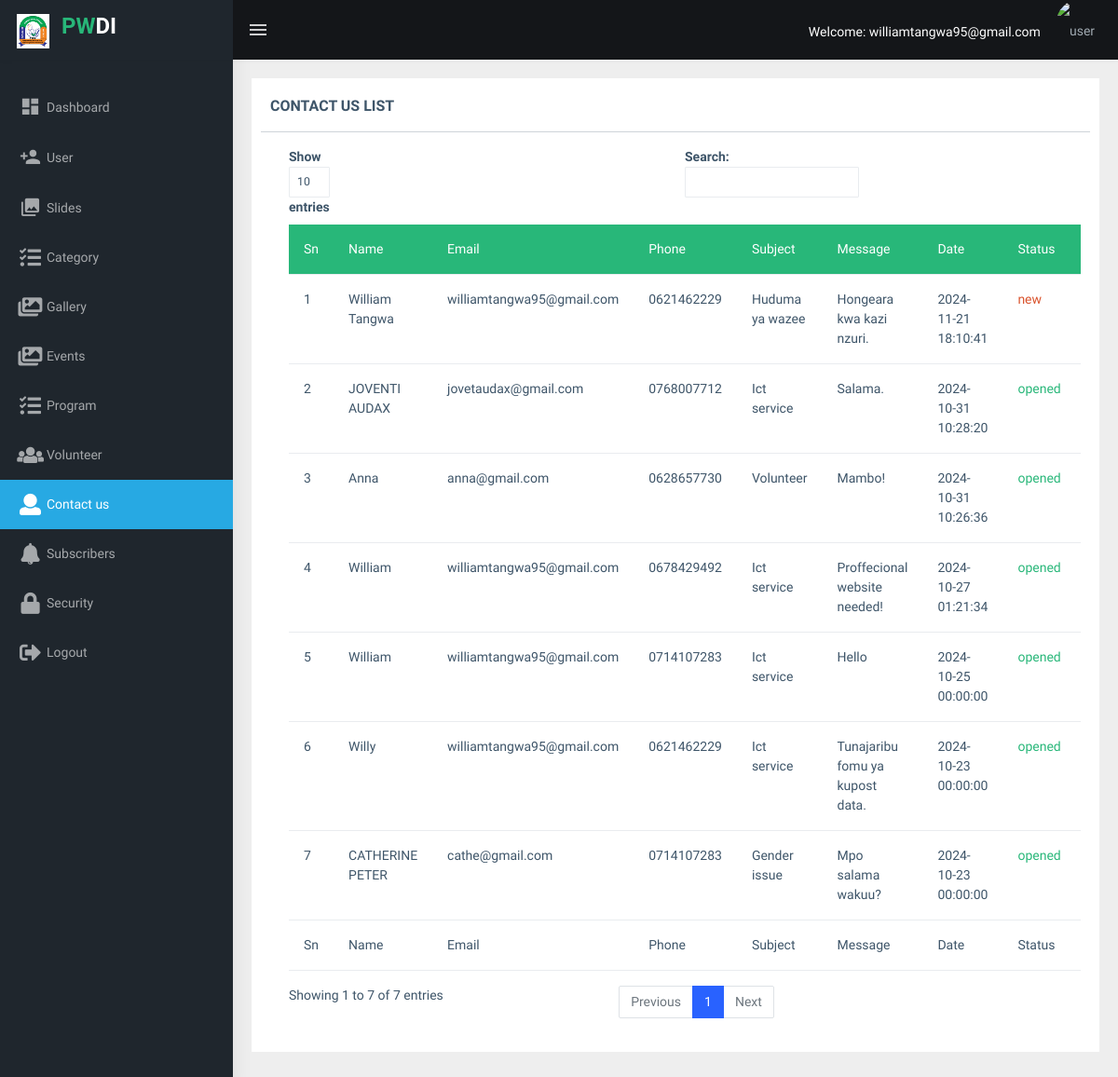
The page /admin/contact-list.php (signed in) on the database its author committed.
### tables this page shows
CREATE TABLE `contact` (
  `contact_id` int(11) NOT NULL,
  `contact_name` varchar(500) NOT NULL,
  `contact_email` varchar(500) NOT NULL,
  `contact_phone` varchar(500) NOT NULL,
  `contact_subject` varchar(500) NOT NULL,
  `contact_message` varchar(500) NOT NULL,
  `contact_date` datetime NOT NULL,
  `contact_status` enum('new','opened') NOT NULL
);

### admin/contact-list.php (the view, shortened to what this page needs)
<!DOCTYPE html>
<html dir="ltr" lang="en">
      <?php
   include 'header.php';
   include_once 'include/pwdi_db.php';
  ?>
  <body>
    <?php
   include 'button.php';
  ?>
      <div class="page-wrapper">
        <div class="container-fluid">
          <div class="row">
            <div class="col-12">
              <div class="card">
                <div class="card-body">
                  <div class="row">
                    <h5 class="card-title">CONTACT US LIST</h5>
                    <hr class="mt-2">
                  </div>
                  <div class="table-responsive">
                    <table
                      id="zero_config"
                      class="table table-hover table-sm"
                    >
                      <thead>
                        <tr class="bg-success">
                          <th class="text-white">Sn</th>
                          <th class="text-white">Name</th>
                          <th class="text-white">Email</th>
                          <th class="text-white">Phone</th>
                          <th class="text-white">Subject</th>
                          <th class="text-white">Message</th>
                          <th class="text-white">Date</th>
                          <th class="text-white">Status</th>
                          <th class="text-white">Action</th>
                        </tr>
                      </thead>
                      <tbody>
                        <?php
                          $sqli="SELECT * FROM `contact` ORDER BY contact_status ASC,contact_date DESC";
                           $result=mysqli_query($conn,$sqli);
                           $count=mysqli_num_rows($result);
                           $i=1;
                           while ($i<=$count){
                           while ($row=mysqli_fetch_assoc($result)){
                              ?>
                              <tr>
                          <td><?php echo $i; ?></td>
                          <td><?php echo $row['contact_name']; ?></td>
                          <td><?php echo $row['contact_email']; ?></td>
                          <td><?php echo $row['contact_phone']; ?></td>
                          <td><?php echo $row['contact_subject']; ?></td>
                          <td><?php echo $row['contact_message']; ?></td>
                          <td><?php echo $row['contact_date']; ?></td>
                            <?php if ($row['contact_status'] == 'new') {
                            ?>
                          <td class="text-danger"><?php echo $row['contact_status']; ?></td>
                        <?php }else{
                          ?>
                           <td class="text-success"><?php echo $row['contact_status']; ?></td>
                          <?php
                        } ?>
                          <form method="POST" action="" class="form-inline">
                          <?php if ($row['contact_status'] == 'new') {
                            ?>
                            <td>
                            </td>
                            <?php
                          }else{
                             ?>
                             <td> <button  type="submit" name="disable" class="btn btn-md btn-danger text-white" disabled><span class="fas fa-eye-slash text-center"></span></button></td>
                            <?php
                          } ?>
                          </form>
                        </tr>
                             <?php
                             $i++;
                              }
                            }
                         ?>
                      </tbody>
                       <tfoot>
                        <tr>
                          <th>Sn</th>
                          <th>Name</th>
                          <th>Email</th>
                          <th>Phone</th>
                          <th>Subject</th>
                          <th>Message</th>
                          <th>Date</th>
                          <th>Status</th>
                          <th>Action</th>
                         </tr>
                       </tfoot>
                    </table>
                  </div>
                </div>
              </div>
            </div>
          </div>
        </div>
      </div>
    </div>
  </body>
</html>

### rows shown on the page
contact: contact_name "William Tangwa", contact_email "williamtangwa95@gmail.com", contact_phone "0621462229", contact_subject "Huduma ya wazee", contact_message "Hongeara kwa kazi nzuri.", contact_date "2024-11-21 18:10:41", contact_status "new"
contact: contact_name "JOVENTI AUDAX", contact_email "jovetaudax@gmail.com", contact_phone "0768007712", contact_subject "Ict service", contact_message "Salama.", contact_date "2024-10-31 10:28:20", contact_status "opened"
contact: contact_name "Anna", contact_email "anna@gmail.com", contact_phone "0628657730", contact_subject "Volunteer", contact_message "Mambo!", contact_date "2024-10-31 10:26:36", contact_status "opened"
contact: contact_name "William", contact_email "williamtangwa95@gmail.com", contact_phone "0678429492", contact_subject "Ict service", contact_message "Proffecional website needed!", contact_date "2024-10-27 01:21:34", contact_status "opened"
contact: contact_name "William", contact_email "williamtangwa95@gmail.com", contact_phone "0714107283", contact_subject "Ict service", contact_message "Hello", contact_date "2024-10-25 00:00:00", contact_status "opened"
contact: contact_name "Willy", contact_email "williamtangwa95@gmail.com", contact_phone "0621462229", contact_subject "Ict service", contact_message "Tunajaribu fomu ya kupost data.", contact_date "2024-10-23 00:00:00", contact_status "opened"
contact: contact_name "CATHERINE PETER", contact_email "cathe@gmail.com", contact_phone "0714107283", contact_subject "Gender issue", contact_message "Mpo salama wakuu?", contact_date "2024-10-23 00:00:00", contact_status "opened"

### other values the page prints
$_SESSION['user_email'] "williamtangwa95@gmail.com"
